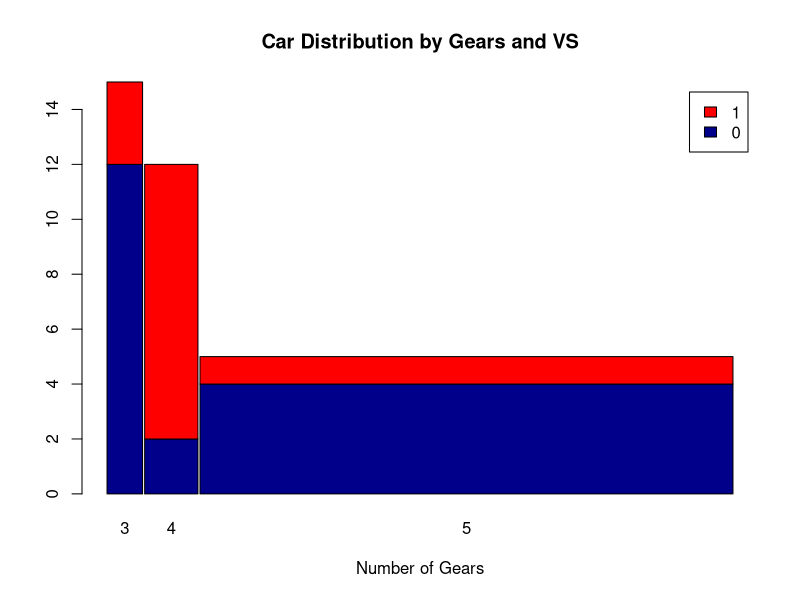
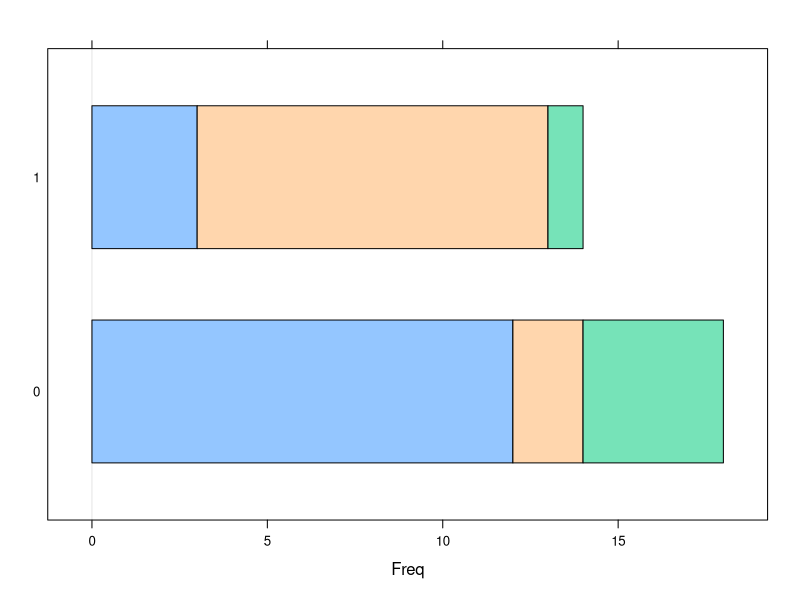

Write R code to recreate these figures, in order.
# 2019_12_22
# Stacked Bar Plot with Colors and Legend
# Turn this into a method for tables to do simple 'mosaic plots'


counts <- table(mtcars$vs, mtcars$gear)
barplot(counts, main="Car Distribution by Gears and VS",
  xlab="Number of Gears", col=c("darkblue","red"),
  width = c(.2,.3,3),
  space = .01,
  legend = rownames(counts))

library(latticeExtra)
barchart(counts)
